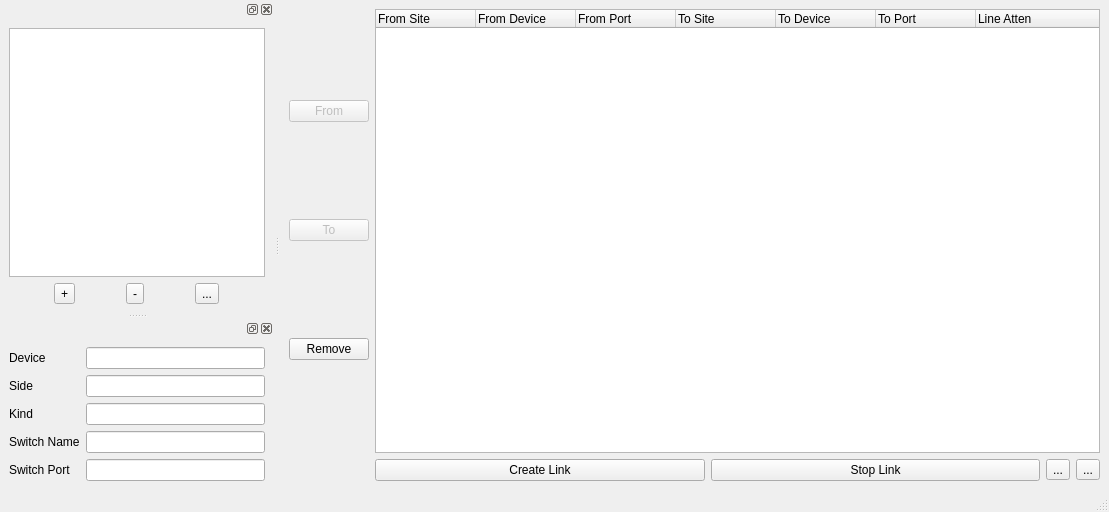
<?xml version="1.0" encoding="UTF-8"?>
<ui version="4.0">
 <class>SiteAgentCtlGui</class>
 <widget class="QMainWindow" name="SiteAgentCtlGui">
  <property name="geometry">
   <rect>
    <x>0</x>
    <y>0</y>
    <width>1109</width>
    <height>512</height>
   </rect>
  </property>
  <property name="windowTitle">
   <string>MainWindow</string>
  </property>
  <widget class="QWidget" name="centralwidget">
   <layout class="QGridLayout" name="gridLayout_3">
    <item row="0" column="0">
     <layout class="QVBoxLayout" name="verticalLayout" stretch="0,0,0">
      <property name="sizeConstraint">
       <enum>QLayout::SetDefaultConstraint</enum>
      </property>
      <item>
       <widget class="QPushButton" name="addDeviceFrom">
        <property name="enabled">
         <bool>false</bool>
        </property>
        <property name="sizePolicy">
         <sizepolicy hsizetype="Fixed" vsizetype="Fixed">
          <horstretch>0</horstretch>
          <verstretch>0</verstretch>
         </sizepolicy>
        </property>
        <property name="text">
         <string>From</string>
        </property>
        <property name="icon">
         <iconset theme="forward">
          <normaloff>.</normaloff>.</iconset>
        </property>
       </widget>
      </item>
      <item>
       <widget class="QPushButton" name="addDeviceTo">
        <property name="enabled">
         <bool>false</bool>
        </property>
        <property name="sizePolicy">
         <sizepolicy hsizetype="Fixed" vsizetype="Fixed">
          <horstretch>0</horstretch>
          <verstretch>0</verstretch>
         </sizepolicy>
        </property>
        <property name="text">
         <string>To</string>
        </property>
        <property name="icon">
         <iconset theme="forward">
          <normaloff>.</normaloff>.</iconset>
        </property>
       </widget>
      </item>
      <item>
       <widget class="QPushButton" name="removeDevice">
        <property name="text">
         <string>Remove</string>
        </property>
        <property name="icon">
         <iconset theme="back">
          <normaloff>.</normaloff>.</iconset>
        </property>
       </widget>
      </item>
     </layout>
    </item>
    <item row="1" column="1">
     <layout class="QHBoxLayout" name="horizontalLayout">
      <item>
       <widget class="QPushButton" name="createLink">
        <property name="sizePolicy">
         <sizepolicy hsizetype="Minimum" vsizetype="Fixed">
          <horstretch>0</horstretch>
          <verstretch>0</verstretch>
         </sizepolicy>
        </property>
        <property name="text">
         <string>Create Link</string>
        </property>
        <property name="icon">
         <iconset theme="filenew"/>
        </property>
       </widget>
      </item>
      <item>
       <widget class="QPushButton" name="stopLink">
        <property name="text">
         <string>Stop Link</string>
        </property>
        <property name="icon">
         <iconset theme="stop"/>
        </property>
       </widget>
      </item>
      <item>
       <widget class="QToolButton" name="getJson">
        <property name="toolTip">
         <string>Copy link JSON to clipboard</string>
        </property>
        <property name="text">
         <string>...</string>
        </property>
        <property name="icon">
         <iconset theme="editcopy">
          <normaloff>.</normaloff>.</iconset>
        </property>
       </widget>
      </item>
      <item>
       <widget class="QToolButton" name="clearHops">
        <property name="text">
         <string>...</string>
        </property>
        <property name="icon">
         <iconset theme="editclear">
          <normaloff>.</normaloff>.</iconset>
        </property>
       </widget>
      </item>
     </layout>
    </item>
    <item row="0" column="1">
     <widget class="QTreeWidget" name="devicesInHop">
      <property name="sizePolicy">
       <sizepolicy hsizetype="MinimumExpanding" vsizetype="MinimumExpanding">
        <horstretch>0</horstretch>
        <verstretch>0</verstretch>
       </sizepolicy>
      </property>
      <property name="alternatingRowColors">
       <bool>true</bool>
      </property>
      <column>
       <property name="text">
        <string>From Site</string>
       </property>
      </column>
      <column>
       <property name="text">
        <string>From Device</string>
       </property>
      </column>
      <column>
       <property name="text">
        <string>From Port</string>
       </property>
      </column>
      <column>
       <property name="text">
        <string>To Site</string>
       </property>
      </column>
      <column>
       <property name="text">
        <string>To Device</string>
       </property>
      </column>
      <column>
       <property name="text">
        <string>To Port</string>
       </property>
      </column>
      <column>
       <property name="text">
        <string>Line Atten</string>
       </property>
      </column>
     </widget>
    </item>
   </layout>
  </widget>
  <widget class="QMenuBar" name="menubar">
   <property name="geometry">
    <rect>
     <x>0</x>
     <y>0</y>
     <width>1109</width>
     <height>24</height>
    </rect>
   </property>
  </widget>
  <widget class="QStatusBar" name="statusbar"/>
  <widget class="QDockWidget" name="siteDock">
   <property name="sizePolicy">
    <sizepolicy hsizetype="Preferred" vsizetype="Preferred">
     <horstretch>0</horstretch>
     <verstretch>0</verstretch>
    </sizepolicy>
   </property>
   <attribute name="dockWidgetArea">
    <number>1</number>
   </attribute>
   <widget class="QWidget" name="dockWidgetContents">
    <property name="sizePolicy">
     <sizepolicy hsizetype="Preferred" vsizetype="Preferred">
      <horstretch>0</horstretch>
      <verstretch>0</verstretch>
     </sizepolicy>
    </property>
    <layout class="QGridLayout" name="gridLayout">
     <item row="1" column="0">
      <layout class="QHBoxLayout" name="horizontalLayout_2">
       <item>
        <widget class="QToolButton" name="addSite">
         <property name="text">
          <string>+</string>
         </property>
         <property name="icon">
          <iconset theme="add">
           <normaloff>.</normaloff>.</iconset>
         </property>
        </widget>
       </item>
       <item>
        <widget class="QToolButton" name="removeSite">
         <property name="text">
          <string>-</string>
         </property>
         <property name="icon">
          <iconset theme="remove">
           <normaloff>.</normaloff>.</iconset>
         </property>
        </widget>
       </item>
       <item>
        <widget class="QToolButton" name="clearSites">
         <property name="text">
          <string>...</string>
         </property>
         <property name="icon">
          <iconset theme="editclear">
           <normaloff>.</normaloff>.</iconset>
         </property>
        </widget>
       </item>
      </layout>
     </item>
     <item row="0" column="0">
      <widget class="QTreeWidget" name="siteTree">
       <property name="selectionMode">
        <enum>QAbstractItemView::ExtendedSelection</enum>
       </property>
       <attribute name="headerVisible">
        <bool>false</bool>
       </attribute>
       <column>
        <property name="text">
         <string notr="true">1</string>
        </property>
       </column>
      </widget>
     </item>
    </layout>
   </widget>
  </widget>
  <widget class="QDockWidget" name="deviceDetailsDock">
   <property name="sizePolicy">
    <sizepolicy hsizetype="Preferred" vsizetype="Preferred">
     <horstretch>0</horstretch>
     <verstretch>0</verstretch>
    </sizepolicy>
   </property>
   <attribute name="dockWidgetArea">
    <number>1</number>
   </attribute>
   <widget class="QWidget" name="dockWidgetContents_3">
    <property name="sizePolicy">
     <sizepolicy hsizetype="Preferred" vsizetype="Fixed">
      <horstretch>0</horstretch>
      <verstretch>0</verstretch>
     </sizepolicy>
    </property>
    <layout class="QGridLayout" name="gridLayout_2">
     <item row="2" column="0">
      <widget class="QLabel" name="label_4">
       <property name="text">
        <string>Kind</string>
       </property>
      </widget>
     </item>
     <item row="2" column="1">
      <widget class="QLineEdit" name="devKind"/>
     </item>
     <item row="3" column="0">
      <widget class="QLabel" name="label_5">
       <property name="text">
        <string>Switch Name</string>
       </property>
      </widget>
     </item>
     <item row="1" column="1">
      <widget class="QLineEdit" name="devSide"/>
     </item>
     <item row="3" column="1">
      <widget class="QLineEdit" name="devSwitchName"/>
     </item>
     <item row="4" column="0">
      <widget class="QLabel" name="label_6">
       <property name="text">
        <string>Switch Port</string>
       </property>
      </widget>
     </item>
     <item row="4" column="1">
      <widget class="QLineEdit" name="devSwitchPort"/>
     </item>
     <item row="0" column="1">
      <widget class="QLineEdit" name="devId"/>
     </item>
     <item row="1" column="0">
      <widget class="QLabel" name="label_2">
       <property name="text">
        <string>Side</string>
       </property>
      </widget>
     </item>
     <item row="0" column="0">
      <widget class="QLabel" name="label">
       <property name="text">
        <string>Device</string>
       </property>
      </widget>
     </item>
    </layout>
   </widget>
  </widget>
 </widget>
 <resources/>
 <connections/>
</ui>
